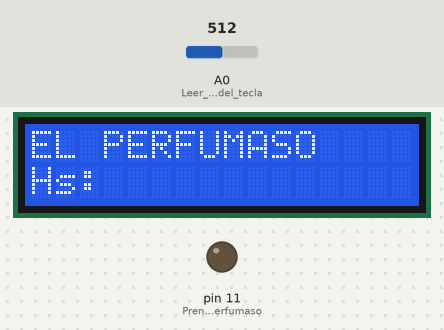
Recording of a sketch running on a simulated Arduino Uno, built with avr-gcc and run on an emulated ATmega328P. Parts: 16×2 character LCD, output pins drawn as LEDs (lit = HIGH). Inputs (shaded band) come from the test bench; at power-on: A0 (Leer_la_entrada_del_tecla) = 512.

Above: at 0.1 s.
At 60.1 s:
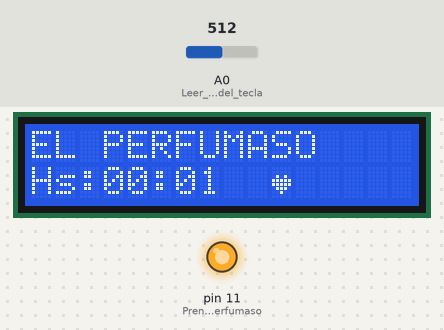
At 90.6 s:
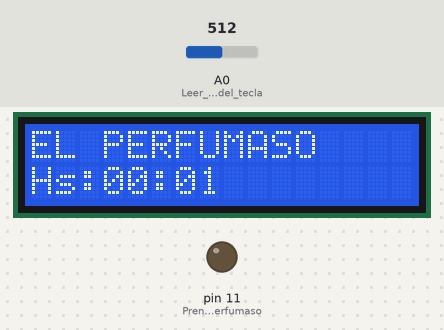
At 126.6 s:
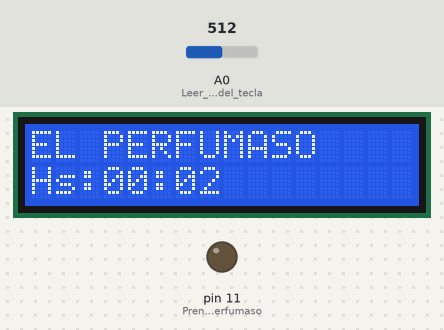
Timing chart, 0 to 128.1 s (numbered marks = the images above):
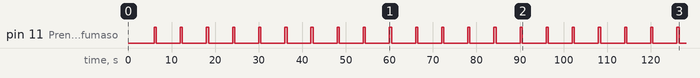

Measured:
- by itself, pin 11 (Prender_el_perfumaso): alternates HIGH for 0.50 s and LOW for 5.5 s
- what the display in image 1 shows lasts 0.5 s, from 60.0 s to 60.5 s
- what the display in image 2 shows lasts 5.5 s, from 90.5 s to 96.0 s

The sketch:

TParduino.ino
```cpp
#include <LiquidCrystal.h>
LiquidCrystal lcd(8, 9, 4, 5, 6, 7);
unsigned long interval = 6000; // Intervalo en milisegundos, inicializado en 6 segundos
unsigned long duracion = 500;
unsigned long MillisPrevios = 0;
int botones;
byte corazon[8] = {
  0b00000,
  0b00000,
  0b01010,
  0b11111,
  0b11111,
  0b01110,
  0b00100,
  0b00000
};
byte vacio[8] = {
  0b00000,
  0b00000,
  0b00000,
  0b00000,
  0b00000,
  0b00000,
  0b00000,
  0b00000
};

int horas = 0;
int minutos = 0;
bool dispositivoEncendido = false;
unsigned long tiempoInicioEncendido = 0;

void setup() {
  Serial.begin(9600);
  lcd.begin(16, 2);
  lcd.setCursor(0, 0);
  lcd.print("EL PERFUMASO ");
  lcd.setCursor(0, 1);
  lcd.print("Hs: ");
  pinMode(11, OUTPUT); // Prender el perfumaso.
  pinMode(A0, INPUT); // Leer la entrada del teclado.
}

void loop() {


  if (Serial.available() >= 4) {
    char HsActual1 = Serial.read();
    char HsActual2 = Serial.read();
    char MinActual1 = Serial.read();
    char MinActual2 = Serial.read();

    if (isDigit(HsActual1) && isDigit(HsActual2) && isDigit(MinActual1) && isDigit(MinActual2)) {
      horas = (HsActual1 - '0') * 10 + (HsActual2 - '0');
      minutos = (MinActual1 - '0') * 10 + (MinActual2 - '0');

      lcd.setCursor(3, 1);
      lcd.print(horas);
      lcd.print(":");
      lcd.print(minutos);
    }
  }
  unsigned long tiempoActual = millis();
  unsigned long tiempoObjetivo = tiempoActual + duracion;

  if (tiempoActual - MillisPrevios >= 60000) {
    MillisPrevios = tiempoActual;
    minutos++;
    if (minutos >= 60) {
      minutos = 0;
      horas++;
      if (horas >= 24) {
        horas = 0;
      }
    }

    // Actualizar la hora y los minutos después de incrementar
    lcd.setCursor(3, 1);
    if (horas < 10) {
      lcd.print("0");
    }
    lcd.print(horas);
    lcd.print(":");
    if (minutos < 10) {
      lcd.print("0");
    }
    lcd.print(minutos);
  }
  if (dispositivoEncendido) {
    digitalWrite(11, LOW);
    dispositivoEncendido = false;
    lcd.createChar(1, vacio);
    lcd.setCursor(10, 1);
    lcd.write((byte)1);
  }
  botones = analogRead(A0);

  if (botones >= 640 && botones <= 652) { // Boton select
    while (millis() < tiempoObjetivo) {
    	lcd.createChar(0, corazon);
    	lcd.setCursor(10, 1);
    	lcd.write((byte)0);
    	digitalWrite(11, HIGH);
    	dispositivoEncendido = true;
    }
  }

  if (botones >= 97 && botones <= 105) { // Boton UP
    interval = interval + 6000; // Aumenta el intervalo en 6 segundos
  }

  if (botones >= 253 && botones <= 270) { // Boton DOWN
    if (interval > 6000) {
      interval = interval - 6000; // Disminuye el intervalo en 6 segundos
    }
  }

  if (tiempoActual - tiempoInicioEncendido >= interval) {
    tiempoInicioEncendido = tiempoActual;
    while (millis() < tiempoObjetivo) {
    	lcd.createChar(0, corazon);
    	lcd.setCursor(10, 1);
    	lcd.write((byte)0);
    	digitalWrite(11, HIGH);
    	dispositivoEncendido = true;
    }
  }
}
```
